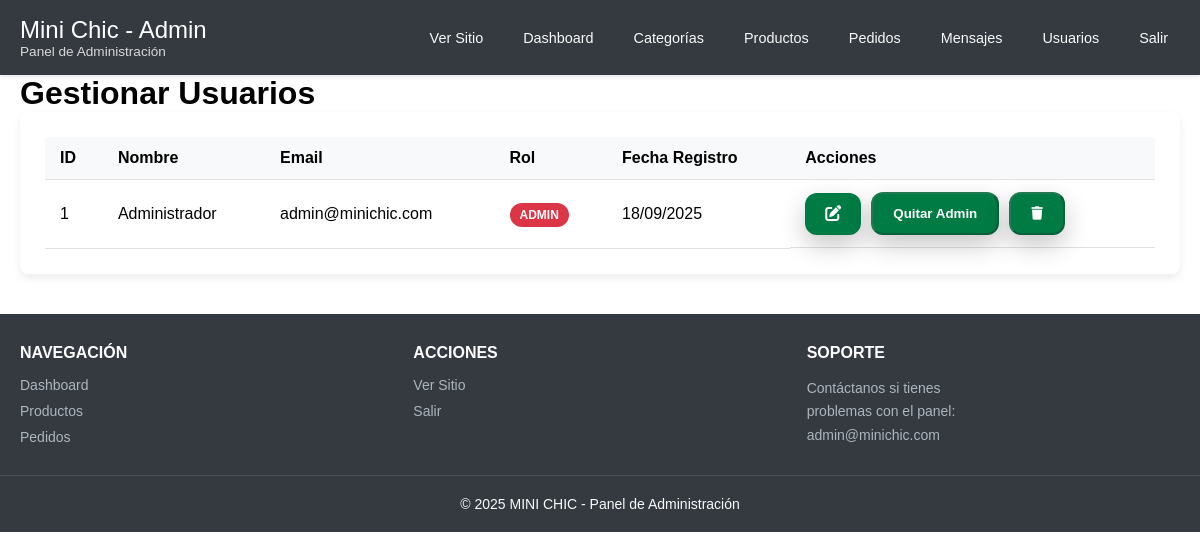
/administrador/pages/usuarios.php (signed in), run on the app's committed database.
### tables this page shows
CREATE TABLE usuarios (
    id INT AUTO_INCREMENT PRIMARY KEY,
    nombre VARCHAR(100) NOT NULL,
    email VARCHAR(100) UNIQUE NOT NULL,
    password VARCHAR(255) NOT NULL,
    tipo ENUM('cliente', 'admin') DEFAULT 'cliente',
    foto_perfil VARCHAR(255) NULL DEFAULT NULL,
    fecha_registro TIMESTAMP DEFAULT CURRENT_TIMESTAMP,
    password_actualizado_en TIMESTAMP NULL DEFAULT NULL
);

### administrador/controllers/usuarios_controller.php (called while the page is built, shortened)
<?php
require_once '../../config/database.php';
require_once '../models/UsuarioModel.php';
$usuarioModel = new UsuarioModel($pdo);
$page_title = 'Gestionar Usuarios';
$usuarios = $usuarioModel->getAll();
?>

### administrador/models/UsuarioModel.php (called while the page is built, shortened)
<?php
class UsuarioModel {
    private $pdo;
    public function __construct($pdo) {
        $this->pdo = $pdo;
    }
    public function getAll() {
        $stmt = $this->pdo->query("
            SELECT id, nombre, email, tipo, fecha_registro
            FROM usuarios
            ORDER BY fecha_registro DESC
        ");
        return $stmt->fetchAll(PDO::FETCH_ASSOC);
    }
}
?>

### administrador/pages/usuarios.php (the view, shortened to what this page needs)
<?php
require_once '../controllers/usuarios_controller.php';
include '../../public/componentes/admin_header.php';
?>
<link rel="stylesheet" href="/proyecto-01/administrador/styles/usuarios.css">
<main class="container">
    <h1><?php echo $page_title; ?></h1>
    <div class="table-responsive">
        <table class="table">
            <thead>
                <tr>
                    <th>ID</th>
                    <th>Nombre</th>
                    <th>Email</th>
                    <th>Rol</th>
                    <th>Fecha Registro</th>
                    <th>Acciones</th>
                </tr>
            </thead>
            <tbody>
                <?php if (empty($usuarios)): ?>
                    <tr>
                        <td colspan="6" style="text-align: center;">No hay usuarios registrados.</td>
                    </tr>
                <?php else: ?>
                    <?php foreach ($usuarios as $usuario): ?>
                        <tr>
                            <td><?php echo $usuario['id']; ?></td>
                            <td><?php echo htmlspecialchars($usuario['nombre']); ?></td>
                            <td><?php echo htmlspecialchars($usuario['email']); ?></td>
                            <td>
                                <span class="badge badge-<?php echo $usuario['tipo'] == 'admin' ? 'admin' : 'cliente'; ?>">
                                    <?php echo ucfirst($usuario['tipo']); ?>
                                </span>
                            </td>
                            <td><?php echo date('d/m/Y', strtotime($usuario['fecha_registro'])); ?></td>
                            <td class="actions-cell">
                                <a href="/proyecto-01/administrador/pages/editar_usuario.php?id=<?php echo $usuario['id']; ?>" class="btn btn-sm btn-secondary" title="Editar">
                                    <i class="fas fa-edit"></i>
                                </a>
                                <form action="/proyecto-01/administrador/pages/usuarios.php" method="POST" style="display: inline-block;">
                                    <button type="submit" class="btn btn-sm <?php echo $usuario['tipo'] == 'admin' ? 'btn-warning' : 'btn-success'; ?>"
                                        <?php echo $usuario['id'] == $_SESSION['usuario_id'] ? 'disabled' : ''; ?>>
                                        <?php echo $usuario['tipo'] == 'admin' ? 'Quitar Admin' : 'Hacer Admin'; ?>
                                    </button>
                                </form>
                                <form action="/proyecto-01/administrador/pages/usuarios.php" method="POST" style="display: inline-block;" onsubmit="return confirm('¿Estás seguro de que quieres eliminar a este usuario? Esta acción no se puede deshacer.');">
                                    <button type="submit" class="btn btn-sm btn-danger" title="Eliminar"
                                        <?php echo $usuario['id'] == $_SESSION['usuario_id'] ? 'disabled' : ''; ?>>
                                        <i class="fas fa-trash"></i>
                                    </button>
                                </form>
                            </td>
                        </tr>
                    <?php endforeach; ?>
                <?php endif; ?>
            </tbody>
        </table>
    </div>
</main>
<?php
include '../../public/componentes/admin_footer.php';
?>

### public/global.css (style rules this page uses)
* { margin: 0; padding: 0; box-sizing: border-box; font-family: sans-serif; }
.container { max-width: 1300px; margin: 0 auto; padding: 0 20px; }
.btn { display: inline-block; background: #007B44; color: #fff; padding: 12px 20px; border-radius: 12px; font-weight: 700; text-decoration: none; box-shadow: 0 10px 24px rgba(0,0,0,.22); transition: background .2s, box-shadow .2s, transform .05s; }

### administrador/styles/usuarios.css (style rules this page uses)
.table-responsive { background-color: #fff; padding: 25px; border-radius: 8px; box-shadow: 0 4px 8px rgba(0,0,0,0.08); overflow-x: auto; }
.table { width: 100%; border-collapse: collapse; min-width: 700px; }
.table th, .table td { padding: 12px 15px; text-align: left; border-bottom: 1px solid #e0e0e0; vertical-align: middle; }
.table th { background-color: #f8f9fa; font-weight: bold; }
.badge { padding: 5px 10px; border-radius: 12px; font-size: 12px; font-weight: bold; text-transform: uppercase; color: #fff; }
.badge-admin { background-color: #dc3545; }
.actions-cell { display: flex; gap: 10px; align-items: center; }

### data on the page
usuarios: id "1", nombre "Administrador", email "admin@minichic.com", tipo "ADMIN", fecha_registro "18/09/2025", shows "Quitar Admin"

### other printed values
$page_title "Gestionar Usuarios"
